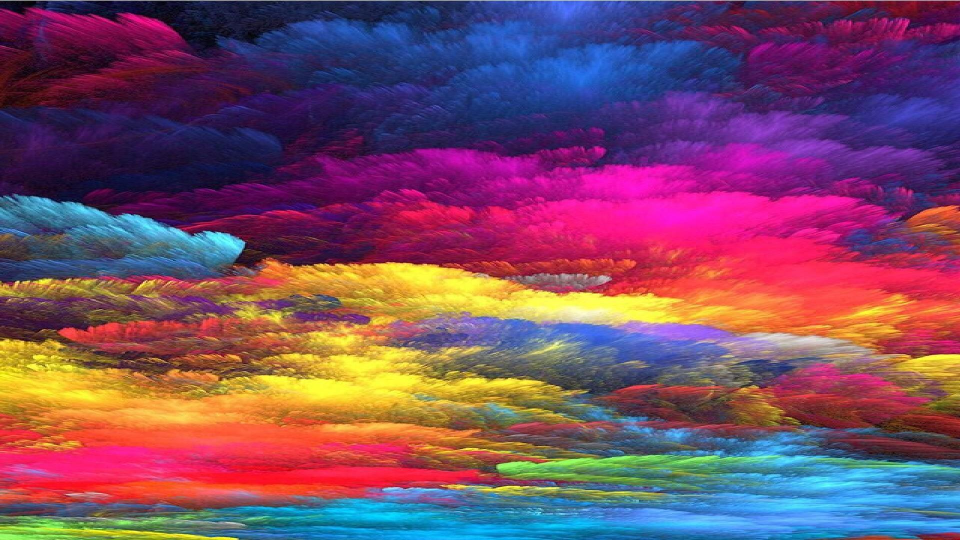
#> input picture sampleimg.jpg, 1920 x 1080 px (shown at 1/2 size)
$ python Color-Detector.py
#> lines starting #> are read from the running program, lines starting #| are printed output that depends on the picture
# !pip install opencv-python

import cv2
import pandas as pd

img_path = "sampleimg.jpg"
csv_path = "colors.csv"

index = ["color", "color_name","hex","R","G","B"]
df = pd.read_csv(csv_path, names = index , header = None)
#> (reads colors.csv from the repository)


img = cv2.imread(img_path)
#> img is the input picture: shape (1080, 1920, 3); mean B, G, R 100.3, 75.4, 122.1
img = cv2.resize(img,(900,700))
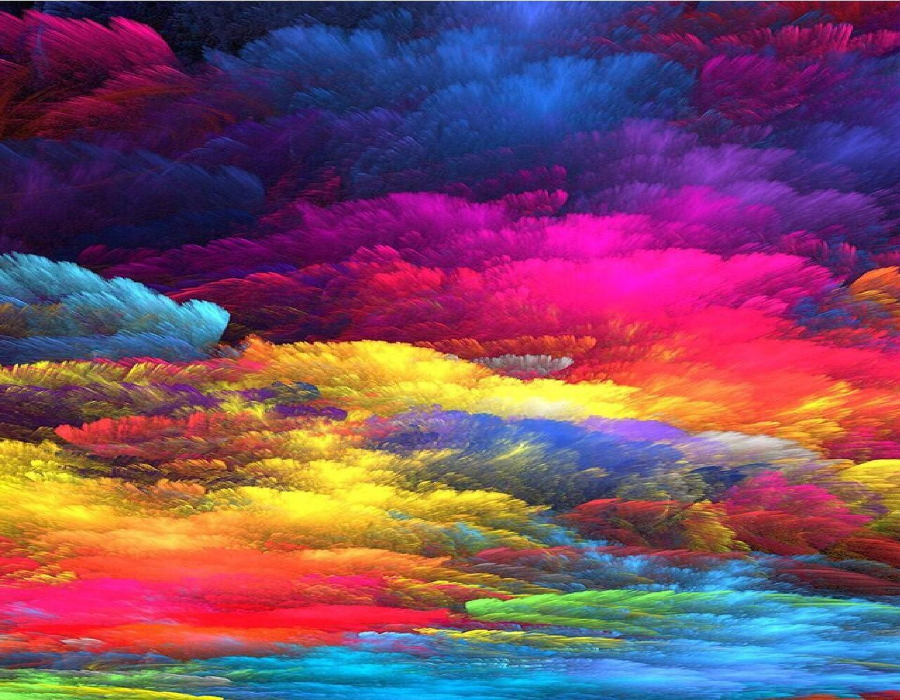
#> img: shape (700, 900, 3); mean B, G, R 100.2, 75.3, 122

clicked = False
r = g= b = xpos = ypos = 0

def get_color(R,G,B):
    minimum = 1000
    for i in range(len(df)):
        d = abs(R - int(df.loc[i,'R'])) + abs(R - int(df.loc[i,'G'])) + abs(R - int(df.loc[i,'B']))
        if d <= minimum:
            minimum = d
            cname = df.loc[i,"color_name"]
    return cname

def draw_func(event, x,y , flags,params):
    if event == cv2.EVENT_LBUTTONDBLCLK:
        global clicked , r , g , b , xpos, ypos
        clicked = True
        xpos = x
        ypos = y
        b , g, r = img[y,x]
        b = int(b)
        g = int(g)
        r = int(r)

cv2.namedWindow('image')
cv2.setMouseCallback('image',draw_func)
while True:
        cv2.imshow('image',img)
        if clicked:
            cv2.rectangle(img , (20,20),(600 , 60),(b,g,r),-1)
            text = get_color(r,g,b) + ' R = ' + str(r)+ ' G = ' + str(g) +' B= ' + str(b)
            cv2.putText(img,text,(50,50),2,0.8,(255,255,255),2,cv2.LINE_AA)
            if r +g+b >=600:
                cv2.putText(img,text,(50,50),2,0.8,(0,0,0),2,cv2.LINE_AA)
        if cv2.waitKey(20) & 0xFF == 27:
#> (key Esc is pressed here)
            break
cv2.destroyAllWindows()
